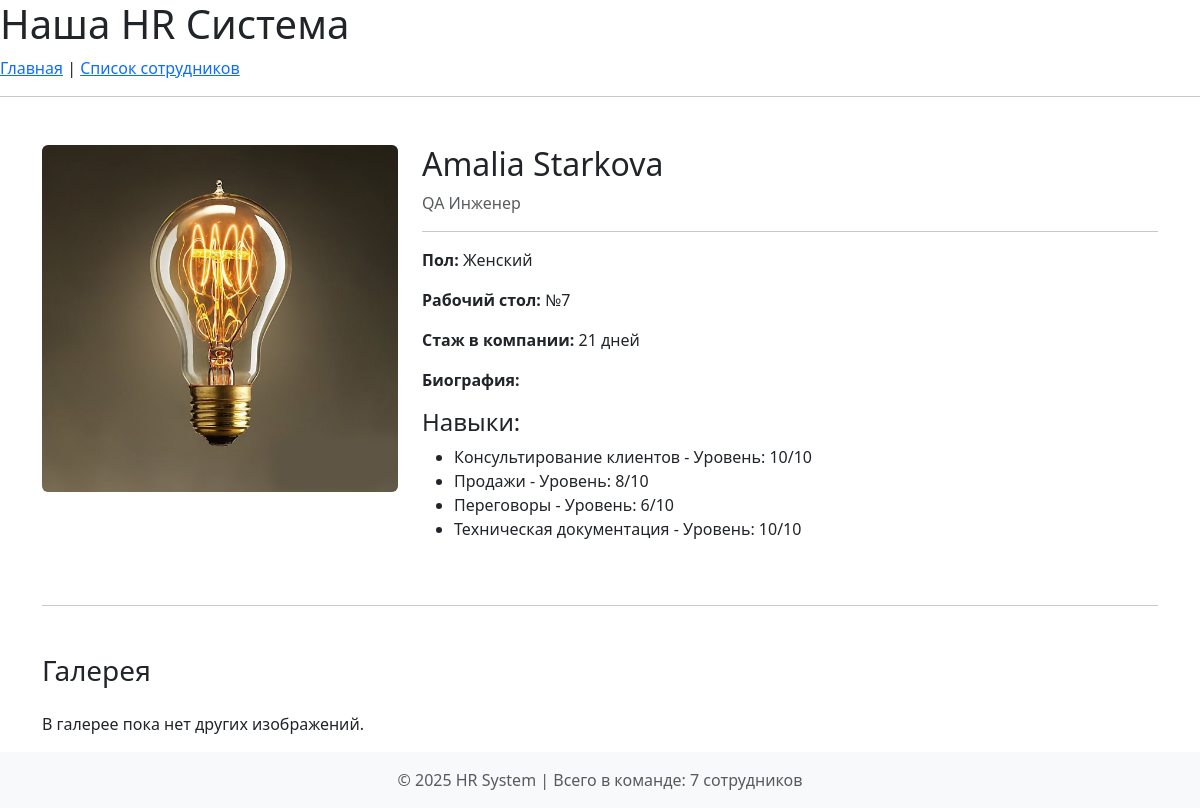
Screenshot of /employees/1/ (signed in) with the database file from the repository.
### employees/models.py (models this page shows, shortened)
class EmployeeProfile(models.Model):
    user = models.OneToOneField(
        User, on_delete=models.CASCADE, related_name="profile"
    )
    gender = models.CharField(
        max_length=10,
        choices=[("Male", "Мужской"), ("Female", "Женский")],
        verbose_name="Пол",
    )
    bio = models.TextField(verbose_name="Биография", blank=True, null=True)
    workplace = models.OneToOneField(
        'company.Workplace',
        on_delete=models.SET_NULL,
        null=True,
        blank=True,
        related_name="employee",
        verbose_name="Рабочее место",
    )
    position = models.ForeignKey(
        'company.Position',
        on_delete=models.SET_NULL,
        null=True,
        related_name="employees",
        verbose_name="Должность",
    )
    skills = models.ManyToManyField(
        Skill,
        through="EmployeeSkill",
        related_name="employees",
        verbose_name="Навыки",
    )
    hire_date = models.DateField(
        verbose_name="Дата приёма на работу",
        default=timezone.now
    )
    class Meta:
        verbose_name = "Профиль сотрудника"
        verbose_name_plural = "Профили сотрудников"
        ordering = ["-hire_date"]
    def get_work_experience_days(self):
        if not self.hire_date:
            return 0
        today = timezone.now().date()
        if self.hire_date > today:
            return 0
        delta = today - self.hire_date
        return delta.days
    def get_first_image(self):
        return self.images.order_by('order_number').first()

class EmployeeImage(models.Model):
    employee = models.ForeignKey(
        EmployeeProfile,
        on_delete=models.CASCADE,
        related_name="images",
        verbose_name="Сотрудник",
    )
    image = models.ImageField(upload_to="employee_gallery/", verbose_name="Изображение")
    order_number = models.PositiveSmallIntegerField(
        default=0, verbose_name="Порядковый номер"
    )
    class Meta:
        verbose_name = "Изображение сотрудника"
        verbose_name_plural = "Галерея сотрудника"
        ordering = ["order_number"]

class EmployeeSkill(models.Model):
    employee = models.ForeignKey(
        EmployeeProfile, on_delete=models.CASCADE, verbose_name="Сотрудник"
    )
    skill = models.ForeignKey(Skill, on_delete=models.CASCADE, verbose_name="Навык")
    level = models.PositiveSmallIntegerField(
        validators=[MinValueValidator(1), MaxValueValidator(10)],
        verbose_name="Уровень освоения (1-10)",
    )
    class Meta:
        verbose_name = "Навык сотрудника"
        verbose_name_plural = "Навыки сотрудников"
        unique_together = ("employee", "skill")

class Skill(models.Model):
    name = models.CharField(max_length=100, unique=True, verbose_name="Название навыка")
    class Meta:
        verbose_name = "Навык"
        verbose_name_plural = "Навыки"
        ordering = ["name"]

### company/models.py (models this page shows, shortened)
class Position(models.Model):
    name = models.CharField(max_length=100, unique=True, verbose_name="Название должности")
    slug = models.SlugField(max_length=100, unique=True, help_text="Например: backend-developer")
    class Meta:
        verbose_name = "Должность"
        verbose_name_plural = "Должности"
        ordering = ["name"]

class Workplace(models.Model):
    table_number = models.PositiveIntegerField(
        unique=True, verbose_name="Номер стола"
    )
    additional_info = RichTextField(
        blank=True, null=True, verbose_name="Дополнительная информация"
    )
    class Meta:
        verbose_name = "Рабочее место"
        verbose_name_plural = "Рабочие места"
        ordering = ["table_number"]

### employees/views.py (the view)
# urls.py: path('<int:pk>/', EmployeeDetailView.as_view(), name='employee_detail'),
class EmployeeDetailView(LoginRequiredMixin, DetailView):
    model = EmployeeProfile
    template_name = "employees/employee_detail.html"
    context_object_name = "employee"
    login_url = "/admin/login/"

### employees/context_processors.py (called while the page is built)
def employee_count(request):
    count = EmployeeProfile.objects.count()
    return {'total_employees': count, 'gettext_lazy': _}

### employees/templatetags/ru_pluralize.py (called while the page is built)
@register.filter
def ru_pluralize(value, arg="сотрудник,сотрудника,сотрудников"):
    forms = arg.split(',')
    number = abs(int(value))
    if number % 10 == 1 and number % 100 != 11:
        return forms[0]
    elif number % 10 >= 2 and number % 10 <= 4 and (number % 100 < 10 or number % 100 >= 20):
        return forms[1]
    else:
        return forms[2]

### templates/employees/employee_detail.html
{% extends 'base.html' %}
{% block content %}
<div class="container mt-5">
    <div class="row">
        <div class="col-md-4">
            {% if employee.get_first_image %}
                <img src="{{ employee.get_first_image.image.url }}" class="img-fluid rounded" alt="Фото {{ employee.user.get_full_name }}">
            {% else %}
                <img src="http://placehold.it/700x400" class="img-fluid rounded" alt="Нет фото">
            {% endif %}
        </div>
        <div class="col-md-8">
            <h2>{{ employee.user.first_name }} {{ employee.user.last_name }}</h2>
            <p class="text-muted">{{ employee.position.name }}</p>
            <hr>
            <p><strong>Пол:</strong> {{ employee.get_gender_display }}</p>
            <p><strong>Рабочий стол:</strong> №{{ employee.workplace.table_number }}</p>
            <p><strong>Стаж в компании:</strong> {{ employee.get_work_experience_days }} дней</p>
            <p><strong>Биография:</strong> {{ employee.bio|linebreaks }}</p>
            <h4>Навыки:</h4>
            <ul>
                {% for skill_link in employee.employeeskill_set.all %}
                <li>{{ skill_link.skill.name }} - Уровень: {{ skill_link.level }}/10</li>
                {% endfor %}
            </ul>
        </div>
    </div>
    <hr class="my-5">
    <h3 class="mb-4">Галерея</h3>
    <div class="row">
        {% for img in employee.get_gallery_images %}
        <div class="col-md-3 mb-3">
            <img src="{{ img.image.url }}" class="img-fluid rounded" alt="Галерея">
        </div>
        {% empty %}
        <p>В галерее пока нет других изображений.</p>
        {% endfor %}
    </div>
</div>
{% endblock %}

### rows the page displays
EmployeeProfile: get_first_image.image (picture), user.first_name "Amalia", user.last_name "Starkova", position.name "QA Инженер", gender "Женский", workplace.table_number "7", get_work_experience_days "21"
EmployeeSkill: skill.name "Консультирование клиентов", level "10"
EmployeeSkill: skill.name "Продажи", level "8"
EmployeeSkill: skill.name "Переговоры", level "6"
EmployeeSkill: skill.name "Техническая документация", level "10"

### other values shown
{{ total_employees }} "7"
{{ total_employees|ru_pluralize:"сотрудник,сотрудника,сотрудников" }} "сотрудников"
